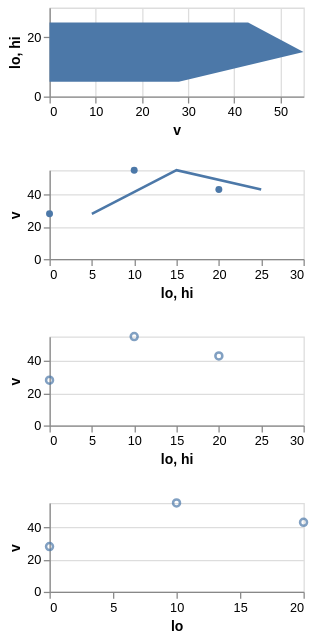

This figure's Vega-Lite source:
### Vega-Lite specification from a JSON file in a GitHub repository (floating-point values rounded to 4 significant figures)
{"$schema": "https://vega.github.io/schema/vega-lite/v6.json", "description": "A column that **arrived** bucketed keeps its far edge in a second column rather than in an `_end` of its own, and a mark placed at a *point* is placed between the two: `else if (isBinned(bin)) { if (isFieldDef(channel2Def)) return interpolatedSignalRef({fieldOrDatumDef: channelDef, fieldOrDatumDef2: channel2Def, …}) }`. The rect path already read the pair — that is what makes a histogram's bars span their buckets — but the point path did not, and an area or a line over data that came pre-bucketed was drawn along the buckets' near edges instead of through their middles, half a bucket to the left of where upstream draws it. The first two rows are that area and that line. The last two must not move: a `bandPosition` of 0 asks for the near edge by name and gets the plain column back rather than a signal that computes it, and a bucketed column with no second channel has no far edge to interpolate towards — upstream warns that `x2` is required and leaves the mark where it was. The area's `stack: null` is **not** decoration: an area over a bucketed column stacks by default, and stacking a path mark imputes over the bucket as a key, where this compiler names the imputed column `lo_mid` and orders the transforms differently from upstream — a second defect in the same shape, twenty differences of its own, which is its own fix rather than part of this one. Turning the stack off is what lets this fixture answer about the position alone.", "vconcat": [{"width": 200, "height": 70, "data": {"values": [{"lo": 0, "hi": 10, "v": 28}, {"lo": 10, "hi": 20, "v": 55}, {"lo": 20, "hi": 30, "v": 43}]}, "mark": "area", "encoding": {"y": {"field": "lo", "bin": "binned", "type": "quantitative"}, "y2": {"field": "hi"}, "x": {"field": "v", "type": "quantitative", "stack": null}}}, {"width": 200, "height": 70, "data": {"values": [{"lo": 0, "hi": 10, "v": 28}, {"lo": 10, "hi": 20, "v": 55}, {"lo": 20, "hi": 30, "v": 43}]}, "mark": {"type": "line", "point": true}, "encoding": {"x": {"field": "lo", "bin": "binned", "type": "quantitative"}, "x2": {"field": "hi"}, "y": {"field": "v", "type": "quantitative"}}}, {"width": 200, "height": 70, "data": {"values": [{"lo": 0, "hi": 10, "v": 28}, {"lo": 10, "hi": 20, "v": 55}, {"lo": 20, "hi": 30, "v": 43}]}, "mark": "point", "encoding": {"x": {"field": "lo", "bin": "binned", "type": "quantitative", "bandPosition": 0}, "x2": {"field": "hi"}, "y": {"field": "v", "type": "quantitative"}}}, {"width": 200, "height": 70, "data": {"values": [{"lo": 0, "hi": 10, "v": 28}, {"lo": 10, "hi": 20, "v": 55}, {"lo": 20, "hi": 30, "v": 43}]}, "mark": "point", "encoding": {"x": {"field": "lo", "bin": "binned", "type": "quantitative"}, "y": {"field": "v", "type": "quantitative"}}}]}
